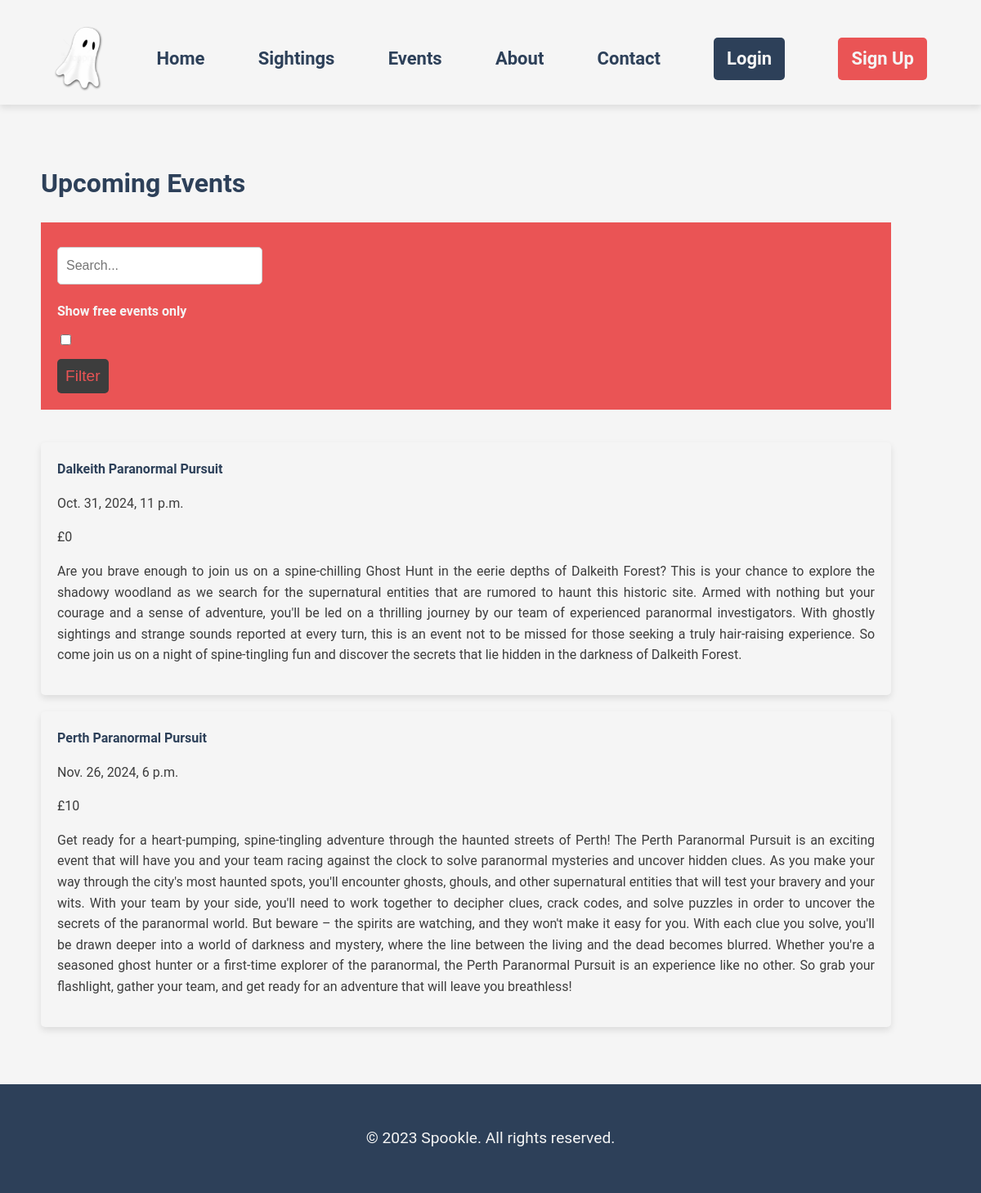
/events/events/, run on the app's committed database.
### events/models.py (models this page shows, shortened)
class Event(models.Model):
    title = models.CharField(max_length=255)
    description = models.TextField()
    datetime = models.DateTimeField()
    cost = models.IntegerField()

### events/views.py (the view, shortened to what this page needs)
# urls.py: path('events/', views.events, name='events'),
def events(request):
    today = datetime.today()
    filter_map = {
        'title': 'title__icontains',
        'is_free': 'cost__exact'
    }
    filters = {}
    events = Event.objects.filter(datetime__gte=today).filter(**filters).order_by('datetime')
    return render(request, 'events/events.html', {'events': events})

### templates/events/events.html (shortened to what this page needs)
{% extends 'base.html' %}
{% block content %}
  <div class="container">
    <div class="left-col">
      <h1>Upcoming Events</h1>
      <div class="events-filter-band">
        <form method="GET" action="{% url 'events' %}">
          <div class="filter-container">
            <div class="search-container">
              <input type="text" name="search" placeholder="Search...">
            </div>
            <div class="checkbox-container">
              <label>Show free events only</label>
              <input type="checkbox" name="is_free" value="0">
            </div>
            <div class="button-container">
              <button type="submit">Filter</button>
            </div>
          </div>
        </form>
      </div>
      {% if events %}
        <ul class="event-list">
          {% for event in events %}
            <li class="event">
              <div class="event-details">
                <a href="{% url 'events_details' event.id %}">{{ event.title }}</a>
                <p>{{ event.datetime }}</p>
                <p>£{{ event.cost }}</p>
                <p>{{ event.description }}</p>
              </div>
            </li>
          {% endfor %}
        </ul>
      {% else %}
        <p>No events found.</p>
      {% endif %}
    </div>
  </div>
{% endblock %}

### static/css/style.css (style rules this page uses)
:root { --background-color: #f5f5f5; --foreground-color: #3d3d3d; --primary-color: #2d4059; --secondary-color: #ea5455; --tertiary-color: #e8e8e8; }
body { font-family: 'Roboto', sans-serif; line-height: 1.6; color: var(--foreground-color); background-color: var(--background-color); margin: 0; padding: 0; }
h1, h2, h3, h4, h5, h6 { color: var(--primary-color); }
a { color: var(--secondary-color); text-decoration: none; }
.events-filter-band { display: flex; flex-direction: column; align-items: flex-start; margin-bottom: 40px; background-color: var(--secondary-color); padding: 20px; }
.events-filter-band h1, .events-filter-band form { margin: 0; color: var(--background-color); }
.events-filter-band form { margin-top: 10px; }
.events-filter-band button[type="submit"] { background-color: var(--foreground-color); color: var(--secondary-color); margin-top: 10px; }
.event-list { margin-top: 20px; }
.event-list { list-style: none; margin-top: 20px; padding: 0; align-items: center; }
.event { display: flex; flex-wrap: wrap; margin-bottom: 20px; padding: 20px; background-color: #f5f5f5; border-radius: 5px; box-shadow: 0 4px 8px rgba(0, 0, 0, 0.1); }
.event-details { flex: 1; text-align: justify; }
.event-details a { color: var(--primary-color); font-weight: bold; }
form { max-width: 500px; margin: 0 auto; margin-top: 50px; }
form label { display: block; margin-bottom: 10px; font-weight: bold; }
form input[type="text"], form input[type="date"], form input[type="time"], form select, form textarea { width: 100%; padding: 10px; border: 1px solid #ccc; border-radius: 5px; margin-bottom: 20px; font-size: 1rem; line-height: 1.5; }
button[type="submit"] { display: block; background-color: var(--secondary-color); color: var(--background-color); padding: 10px; border-radius: 5px; border: none; font-size: 1.2rem; cursor: pointer; transition: background-color 0.3s ease-in-out; }
.container { display: flex; justify-content: space-between; flex-wrap: wrap; }
.left-col { flex: 1; margin-right: 40px; padding-right: 20px; }

### data on the page
Event: title "Dalkeith Paranormal Pursuit", datetime "Oct. 31, 2024, 11 p.m.", cost "0", description "Are you brave enough to join us on a spine-chilling Ghost Hunt in the eerie depths of Dalkeith Forest? This is your chance to explore the shadowy woodland as we search for the supernatural entities that are rumored to haunt this historic site. Armed with nothing but your courage and a sense of adventure, you'll be led on a thrilling journey by our team of experienced paranormal investigators. With ghostly sightings and strange sounds reported at every turn, this is an event not to be missed for those seeking a truly hair-raising experience. So come join us on a night of spine-tingling fun and discover the secrets that lie hidden in the darkness of Dalkeith Forest."
Event: title "Perth Paranormal Pursuit", datetime "Nov. 26, 2024, 6 p.m.", cost "10", description "Get ready for a heart-pumping, spine-tingling adventure through the haunted streets of Perth! The Perth Paranormal Pursuit is an exciting event that will have you and your team racing against the clock to solve paranormal mysteries and uncover hidden clues. As you make your way through the city's most haunted spots, you'll encounter ghosts, ghouls, and other supernatural entities that will test your bravery and your wits. With your team by your side, you'll need to work together to decipher clues, crack codes, and solve puzzles in order to uncover the secrets of the paranormal world. But beware – the spirits are watching, and they won't make it easy for you. With each clue you solve, you'll…"
